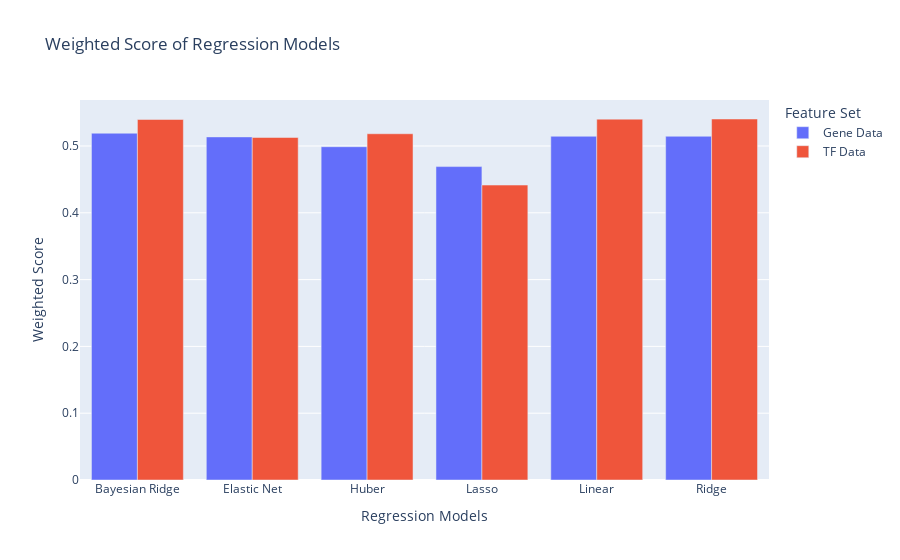
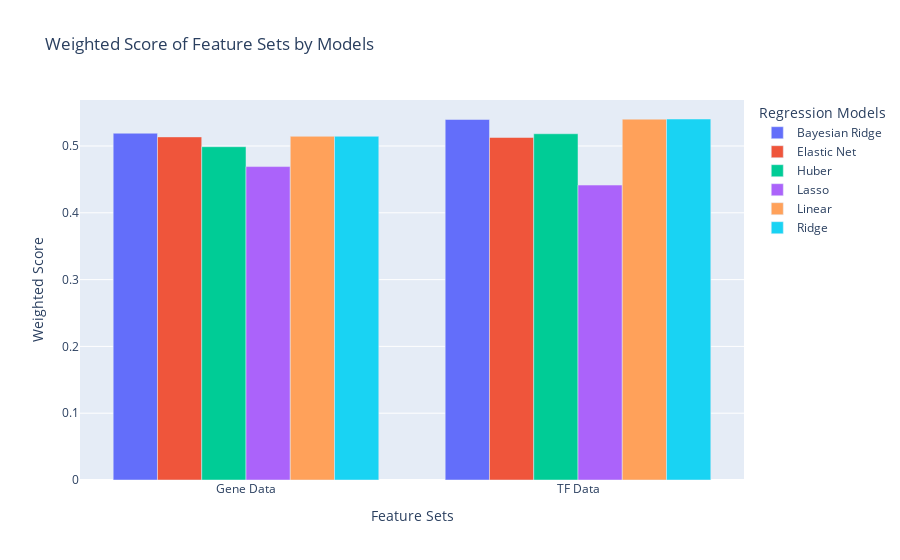
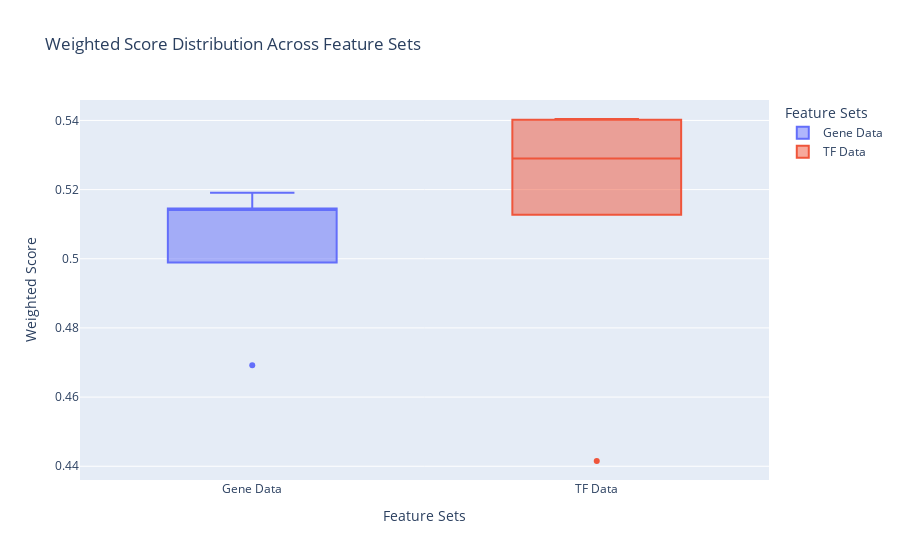

Notebook source saved alongside these figures, in order:
### Code cell
import plotly.express as px

# Bar plot for Weighted Score of Regression Models
fig = px.bar(
    results_df.reset_index(),
    x="Regression Model Type",
    y="Weighted Score",
    color="Feature Set",
    barmode="group",
    title="Weighted Score of Regression Models",
    labels={"Weighted Score": "Weighted Score", "Regression Model Type": "Models"},
)
fig.update_layout(
    xaxis=dict(title="Regression Models"),
    yaxis=dict(title="Weighted Score"),
    legend=dict(title="Feature Set"),
)
fig.show()

# Bar plot comparing feature sets for each model
fig = px.bar(
    results_df.reset_index(),
    x="Feature Set",
    y="Weighted Score",
    color="Regression Model Type",
    barmode="group",
    title="Weighted Score of Feature Sets by Models",
    labels={"Weighted Score": "Weighted Score", "Feature Set": "Feature Set"},
)
fig.update_layout(
    xaxis=dict(title="Feature Sets"),
    yaxis=dict(title="Weighted Score"),
    legend=dict(title="Regression Models"),
)
fig.show()

# Box plot for comparing feature sets across models
fig = px.box(
    results_df.reset_index(),
    x="Feature Set",
    y="Weighted Score",
    color="Feature Set",
    title="Weighted Score Distribution Across Feature Sets",
    labels={"Weighted Score": "Weighted Score", "Feature Set": "Feature Sets"},
    points="outliers", 
)
fig.update_layout(
    xaxis=dict(title="Feature Sets"),
    yaxis=dict(title="Weighted Score"),
    legend=dict(title="Feature Sets"),
)
fig.show()

### Figure 1 — Plotly figure (JSON) as saved in the notebook; plotly's stock layout.template omitted (floating-point values rounded to 4 significant figures)
{"data": [{"alignmentgroup": "True", "hovertemplate": "Feature Set=Gene Data<br>Models=%{x}<br>Weighted Score=%{y}<extra></extra>", "legendgroup": "Gene Data", "marker": {"color": "#636efa", "pattern": {"shape": ""}}, "name": "Gene Data", "offsetgroup": "Gene Data", "orientation": "v", "showlegend": true, "textposition": "auto", "type": "bar", "x": ["Bayesian Ridge", "Elastic Net", "Huber", "Lasso", "Linear", "Ridge"], "xaxis": "x", "y": [0.5191, 0.5136, 0.4989, 0.4692, 0.5145, 0.5146], "yaxis": "y"}, {"alignmentgroup": "True", "hovertemplate": "Feature Set=TF Data<br>Models=%{x}<br>Weighted Score=%{y}<extra></extra>", "legendgroup": "TF Data", "marker": {"color": "#EF553B", "pattern": {"shape": ""}}, "name": "TF Data", "offsetgroup": "TF Data", "orientation": "v", "showlegend": true, "textposition": "auto", "type": "bar", "x": ["Bayesian Ridge", "Elastic Net", "Huber", "Lasso", "Linear", "Ridge"], "xaxis": "x", "y": [0.5397, 0.5128, 0.5183, 0.4415, 0.5402, 0.5404], "yaxis": "y"}], "layout": {"barmode": "group", "legend": {"title": {"text": "Feature Set"}, "tracegroupgap": 0}, "title": {"text": "Weighted Score of Regression Models"}, "xaxis": {"anchor": "y", "domain": [0, 1], "title": {"text": "Regression Models"}}, "yaxis": {"anchor": "x", "domain": [0, 1], "title": {"text": "Weighted Score"}}}}

### Figure 2 — Plotly figure (JSON) as saved in the notebook; plotly's stock layout.template omitted (floating-point values rounded to 4 significant figures)
{"data": [{"alignmentgroup": "True", "hovertemplate": "Regression Model Type=Bayesian Ridge<br>Feature Set=%{x}<br>Weighted Score=%{y}<extra></extra>", "legendgroup": "Bayesian Ridge", "marker": {"color": "#636efa", "pattern": {"shape": ""}}, "name": "Bayesian Ridge", "offsetgroup": "Bayesian Ridge", "orientation": "v", "showlegend": true, "textposition": "auto", "type": "bar", "x": ["Gene Data", "TF Data"], "xaxis": "x", "y": [0.5191, 0.5397], "yaxis": "y"}, {"alignmentgroup": "True", "hovertemplate": "Regression Model Type=Elastic Net<br>Feature Set=%{x}<br>Weighted Score=%{y}<extra></extra>", "legendgroup": "Elastic Net", "marker": {"color": "#EF553B", "pattern": {"shape": ""}}, "name": "Elastic Net", "offsetgroup": "Elastic Net", "orientation": "v", "showlegend": true, "textposition": "auto", "type": "bar", "x": ["Gene Data", "TF Data"], "xaxis": "x", "y": [0.5136, 0.5128], "yaxis": "y"}, {"alignmentgroup": "True", "hovertemplate": "Regression Model Type=Huber<br>Feature Set=%{x}<br>Weighted Score=%{y}<extra></extra>", "legendgroup": "Huber", "marker": {"color": "#00cc96", "pattern": {"shape": ""}}, "name": "Huber", "offsetgroup": "Huber", "orientation": "v", "showlegend": true, "textposition": "auto", "type": "bar", "x": ["Gene Data", "TF Data"], "xaxis": "x", "y": [0.4989, 0.5183], "yaxis": "y"}, {"alignmentgroup": "True", "hovertemplate": "Regression Model Type=Lasso<br>Feature Set=%{x}<br>Weighted Score=%{y}<extra></extra>", "legendgroup": "Lasso", "marker": {"color": "#ab63fa", "pattern": {"shape": ""}}, "name": "Lasso", "offsetgroup": "Lasso", "orientation": "v", "showlegend": true, "textposition": "auto", "type": "bar", "x": ["Gene Data", "TF Data"], "xaxis": "x", "y": [0.4692, 0.4415], "yaxis": "y"}, {"alignmentgroup": "True", "hovertemplate": "Regression Model Type=Linear<br>Feature Set=%{x}<br>Weighted Score=%{y}<extra></extra>", "legendgroup": "Linear", "marker": {"color": "#FFA15A", "pattern": {"shape": ""}}, "name": "Linear", "offsetgroup": "Linear", "orientation": "v", "showlegend": true, "textposition": "auto", "type": "bar", "x": ["Gene Data", "TF Data"], "xaxis": "x", "y": [0.5145, 0.5402], "yaxis": "y"}, {"alignmentgroup": "True", "hovertemplate": "Regression Model Type=Ridge<br>Feature Set=%{x}<br>Weighted Score=%{y}<extra></extra>", "legendgroup": "Ridge", "marker": {"color": "#19d3f3", "pattern": {"shape": ""}}, "name": "Ridge", "offsetgroup": "Ridge", "orientation": "v", "showlegend": true, "textposition": "auto", "type": "bar", "x": ["Gene Data", "TF Data"], "xaxis": "x", "y": [0.5146, 0.5404], "yaxis": "y"}], "layout": {"barmode": "group", "legend": {"title": {"text": "Regression Models"}, "tracegroupgap": 0}, "title": {"text": "Weighted Score of Feature Sets by Models"}, "xaxis": {"anchor": "y", "domain": [0, 1], "title": {"text": "Feature Sets"}}, "yaxis": {"anchor": "x", "domain": [0, 1], "title": {"text": "Weighted Score"}}}}

### Figure 3 — Plotly figure (JSON) as saved in the notebook; plotly's stock layout.template omitted (floating-point values rounded to 4 significant figures)
{"data": [{"alignmentgroup": "True", "boxpoints": "outliers", "hovertemplate": "Feature Sets=%{x}<br>Weighted Score=%{y}<extra></extra>", "legendgroup": "Gene Data", "marker": {"color": "#636efa"}, "name": "Gene Data", "notched": false, "offsetgroup": "Gene Data", "orientation": "v", "showlegend": true, "type": "box", "x": ["Gene Data", "Gene Data", "Gene Data", "Gene Data", "Gene Data", "Gene Data"], "x0": " ", "xaxis": "x", "y": [0.5191, 0.5136, 0.4989, 0.4692, 0.5145, 0.5146], "y0": " ", "yaxis": "y"}, {"alignmentgroup": "True", "boxpoints": "outliers", "hovertemplate": "Feature Sets=%{x}<br>Weighted Score=%{y}<extra></extra>", "legendgroup": "TF Data", "marker": {"color": "#EF553B"}, "name": "TF Data", "notched": false, "offsetgroup": "TF Data", "orientation": "v", "showlegend": true, "type": "box", "x": ["TF Data", "TF Data", "TF Data", "TF Data", "TF Data", "TF Data"], "x0": " ", "xaxis": "x", "y": [0.5397, 0.5128, 0.5183, 0.4415, 0.5402, 0.5404], "y0": " ", "yaxis": "y"}], "layout": {"boxmode": "overlay", "legend": {"title": {"text": "Feature Sets"}, "tracegroupgap": 0}, "title": {"text": "Weighted Score Distribution Across Feature Sets"}, "xaxis": {"anchor": "y", "categoryarray": ["Gene Data", "TF Data"], "categoryorder": "array", "domain": [0, 1], "title": {"text": "Feature Sets"}}, "yaxis": {"anchor": "x", "domain": [0, 1], "title": {"text": "Weighted Score"}}}}
